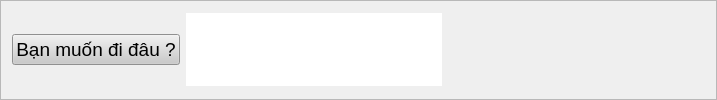
            <widget class="QFrame" name="frame_5">
             <property name="frameShape">
              <enum>QFrame::StyledPanel</enum>
             </property>
             <property name="frameShadow">
              <enum>QFrame::Raised</enum>
             </property>
             <layout class="QGridLayout" name="gridLayout_2">
              <item row="0" column="0">
               <widget class="QPushButton" name="click_to_search">
                <property name="font">
                 <font>
                  <pointsize>14</pointsize>
                 </font>
                </property>
                <property name="tabletTracking">
                 <bool>true</bool>
                </property>
                <property name="styleSheet">
                 <string notr="true">background-color:rgb(202, 202, 202)</string>
                </property>
                <property name="text">
                 <string>Bạn muốn đi đâu ?</string>
                </property>
                <property name="icon">
                 <iconset resource="../../mapbachkhoa/map.qrc">
                  <normaloff>:/icon/icon/lookup-2.png</normaloff>:/icon/icon/lookup-2.png</iconset>
                </property>
                <property name="iconSize">
                 <size>
                  <width>50</width>
                  <height>50</height>
                 </size>
                </property>
               </widget>
              </item>
              <item row="0" column="2">
               <spacer name="horizontalSpacer">
                <property name="orientation">
                 <enum>Qt::Horizontal</enum>
                </property>
                <property name="sizeType">
                 <enum>QSizePolicy::MinimumExpanding</enum>
                </property>
                <property name="sizeHint" stdset="0">
                 <size>
                  <width>250</width>
                  <height>20</height>
                 </size>
                </property>
               </spacer>
              </item>
              <item row="0" column="3">
               <widget class="QLabel" name="logo">
                <property name="maximumSize">
                 <size>
                  <width>80</width>
                  <height>80</height>
                 </size>
                </property>
                <property name="text">
                 <string/>
                </property>
                <property name="pixmap">
                 <pixmap resource="../../mapbachkhoa/map.qrc">:/map/iconguider.ico</pixmap>
                </property>
                <property name="scaledContents">
                 <bool>true</bool>
                </property>
                <property name="alignment">
                 <set>Qt::AlignLeading|Qt::AlignLeft|Qt::AlignVCenter</set>
                </property>
               </widget>
              </item>
              <item row="0" column="1">
               <widget class="QTextEdit" name="detail">
                <property name="sizePolicy">
                 <sizepolicy hsizetype="Fixed" vsizetype="Fixed">
                  <horstretch>0</horstretch>
                  <verstretch>0</verstretch>
                 </sizepolicy>
                </property>
                <property name="maximumSize">
                 <size>
                  <width>400</width>
                  <height>73</height>
                 </size>
                </property>
                <property name="font">
                 <font>
                  <pointsize>13</pointsize>
                 </font>
                </property>
                <property name="frameShape">
                 <enum>QFrame::NoFrame</enum>
                </property>
                <property name="frameShadow">
                 <enum>QFrame::Plain</enum>
                </property>
                <property name="lineWidth">
                 <number>1</number>
                </property>
                <property name="readOnly">
                 <bool>true</bool>
                </property>
                <property name="acceptRichText">
                 <bool>false</bool>
                </property>
               </widget>
              </item>
             </layout>
            </widget>
